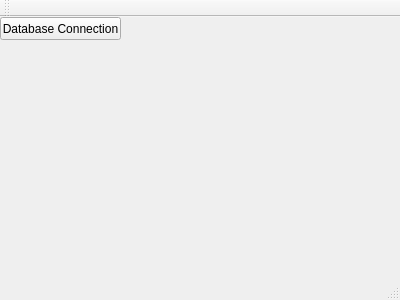
<?xml version="1.0" encoding="UTF-8"?>
<ui version="4.0">
 <class>MainWindow</class>
 <widget class="QMainWindow" name="MainWindow">
  <property name="geometry">
   <rect>
    <x>0</x>
    <y>0</y>
    <width>400</width>
    <height>300</height>
   </rect>
  </property>
  <property name="windowTitle">
   <string>MainWindow</string>
  </property>
  <widget class="QWidget" name="centralWidget">
   <widget class="QPushButton" name="pushButton">
    <property name="geometry">
     <rect>
      <x>0</x>
      <y>0</y>
      <width>121</width>
      <height>23</height>
     </rect>
    </property>
    <property name="text">
     <string>Database Connection</string>
    </property>
   </widget>
  </widget>
  <widget class="QMenuBar" name="menuBar">
   <property name="geometry">
    <rect>
     <x>0</x>
     <y>0</y>
     <width>400</width>
     <height>21</height>
    </rect>
   </property>
  </widget>
  <widget class="QToolBar" name="mainToolBar">
   <attribute name="toolBarArea">
    <enum>TopToolBarArea</enum>
   </attribute>
   <attribute name="toolBarBreak">
    <bool>false</bool>
   </attribute>
  </widget>
  <widget class="QStatusBar" name="statusBar"/>
 </widget>
 <layoutdefault spacing="6" margin="11"/>
 <resources/>
 <connections/>
</ui>
